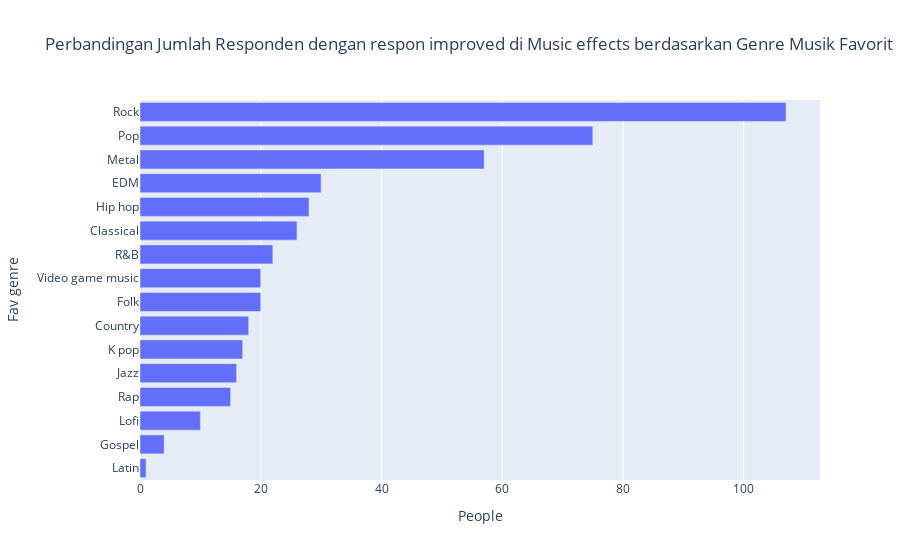

The code cell stored with this chart in its notebook:
### Markdown cell above
Untuk menjawab soal ini, akan dilihat persentase masing masing genre favorit responden yang menjawab adanya perkembangan dari kesehatan mental mereka setelah mendengar musik.

### Code cell
df_g4 = pd.DataFrame(data= df_clean[df_clean['Music effects'] == 'Improve']['Fav genre'],columns=['Fav genre']) #Dataframe baru dengan isi row dimana value kolom 'Music effects' = improve
df_g44 = df_g4.groupby(['Fav genre']).size().reset_index(name='People').sort_values(by='People') #Mengelompokkan value jumlah row berdasarkan 'Fav genre'
fig = px.bar(df_g44, x='People', y='Fav genre',title='Perbandingan Jumlah Responden dengan respon improved di Music effects berdasarkan Genre Musik Favorit')
fig.show()

### Figure 1 — Plotly figure (JSON) as saved in the notebook; plotly's stock layout.template omitted (floating-point values rounded to 4 significant figures)
{"data": [{"alignmentgroup": "True", "hovertemplate": "People=%{x}<br>Fav genre=%{y}<extra></extra>", "legendgroup": "", "marker": {"color": "#636efa", "pattern": {"shape": ""}}, "name": "", "offsetgroup": "", "orientation": "h", "showlegend": false, "textposition": "auto", "type": "bar", "x": [1, 4, 10, 15, 16, 17, 18, 20, 20, 22, 26, 28, 30, 57, 75, 107], "xaxis": "x", "y": ["Latin", "Gospel", "Lofi", "Rap", "Jazz", "K pop", "Country", "Folk", "Video game music", "R&B", "Classical", "Hip hop", "EDM", "Metal", "Pop", "Rock"], "yaxis": "y"}], "layout": {"barmode": "relative", "legend": {"tracegroupgap": 0}, "title": {"text": "Perbandingan Jumlah Responden dengan respon improved di Music effects berdasarkan Genre Musik Favorit"}, "xaxis": {"anchor": "y", "domain": [0, 1], "title": {"text": "People"}}, "yaxis": {"anchor": "x", "domain": [0, 1], "title": {"text": "Fav genre"}}}}
